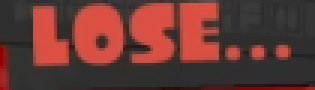
#> input picture templates/tpl_res_board_lose.png, 105 x 30 px (shown 3 times larger); its folder holds only this picture in this run
$ python autosplit.py ../templates/tpl_res_board_lose.png
#> lines starting #> are read from the running program, lines starting #| are printed output that depends on the picture
### src/inkgraph/common.py
import os, cv2, numpy as np
ROOT=os.path.dirname(os.path.dirname(os.path.dirname(os.path.abspath(__file__))))
TPL=os.path.join(ROOT,'templates'); MODELS=os.path.join(ROOT,'models')
W,H=1280,720
def imread_unicode(path,flags=cv2.IMREAD_COLOR):
    """cv2.imread that works with non-ASCII paths on Windows. Returns None on failure."""
    try: buf=np.fromfile(path,dtype=np.uint8)
    except (OSError,ValueError): return None
    return cv2.imdecode(buf,flags) if buf.size else None
# [15 lines left out: functions imwrite_unicode, setup_cjk_font, not called in this run]
def tpl(name): return imread_unicode(os.path.join(TPL,name),0)
def wb(img,th=190):
#> called with th = 180
    g=img if img.ndim==2 else cv2.cvtColor(np.ascontiguousarray(img),cv2.COLOR_BGR2GRAY)
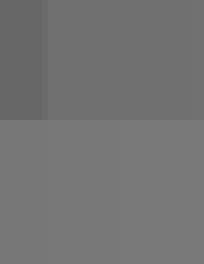
#> g: shape (44, 34) (shown 6 times larger); min 103, max 121, mean 115.6
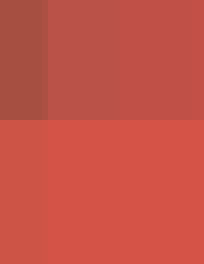
#> img: shape (44, 34, 3) (shown 6 times larger); mean of channels 0, 1, 2 70.4, 82, 198.7; drawn as B, G, R
    return cv2.threshold(g,th,255,cv2.THRESH_BINARY)[1]
#> returned value: shape (44, 34); every value is 0
def match(region,t,th=190):
    r=wb(region,th)
#> (the run stopped early here; a loop or call above may not have finished)
